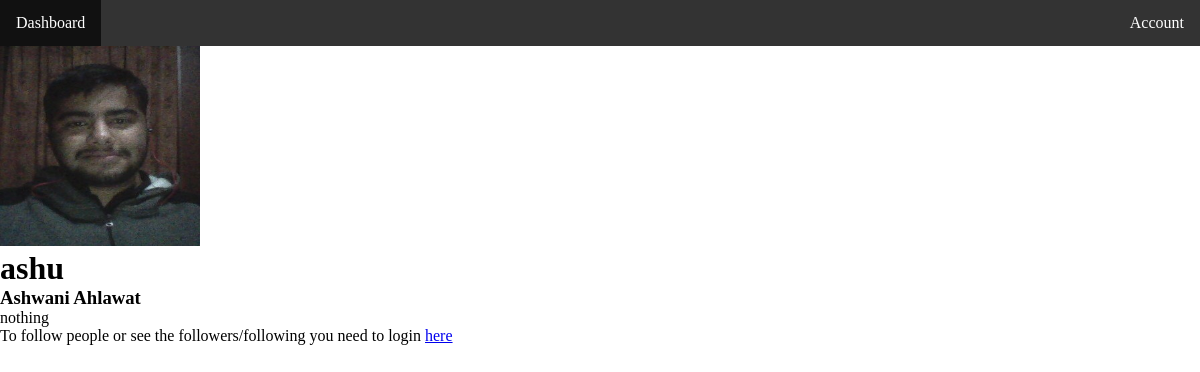
Screenshot of /accounts/profile/ashu with the database file from the repository.
### accounts/models.py (models this page shows, shortened)
class Profile(models.Model):
    gender_choices = (
        ("Male","Male"),
        ("Female", "Female"),
        ("Other", "Other")
    )
    user = models.OneToOneField(User, models.CASCADE)
    about = models.TextField(blank=True)
    dp = models.ImageField(default = "images/defaults/dp.png", upload_to = "images/dps/")
    phone = models.CharField(blank=True, max_length=13)
    gender = models.CharField(blank=True, choices=gender_choices, max_length=7)
    bday = models.DateField(blank=True,null=True)
    followers = models.ManyToManyField('self',blank=True,related_name='user_followers',symmetrical=False)
    following = models.ManyToManyField('self',blank=True,related_name='user_following',symmetrical=False)
    edited = models.DateTimeField(auto_now=True)

### accounts/views.py (the view, shortened to what this page needs)
# urls.py: path('profile/<str:username>', views.profile_other),
def profile_other(request, username):
    followed = False
    try:
        user_other = User.objects.get(username=username)
        profile_other = Profile.objects.get(user = user_other)
    except Exception as e:
        print(e)
        profile_other = None
    data = {
        "profile" : profile_other,
        "followed" : followed
    }
    return render(request, "accounts/profile_other.html", data)

### templates/accounts/profile_other.html (shortened to what this page needs)
{% extends 'base.html' %}
{% block content %}
    {% if profile %}
    <div>
        <img src="/media/{{profile.dp}}" alt="" height="200" width="200">
        <h1> {{profile.user.username}} </h1>
        <h3>{{profile.user.first_name}} {{profile.user.last_name}}</h3>
        <p>{{profile.about|linebreaks}}</p>
        {% if request.user.is_authenticated %}
            <form action="" method="post">
                {% csrf_token %}
                {% if followed %}
                    <input type="submit" value="Unfollow">
                {% else %}
                    <input type="submit" value="Follow">
                {% endif %}
            </form>
            <div>
                <h2>Following : {{profile.following.all|length}}</h2>
                <ul>
                    {% for follower in profile.following.all|slice:":10" %}
                        <li>{{follower.user.username}}</li>
                    {% endfor %}
                </ul>
            </div>
            <div>
                <h2>Followers : {{profile.followers.all|length}}</h2>
                <ul>
                    {% for follower in profile.followers.all|slice:":10"  %}
                        <li>{{follower.user.username}}</li>
                    {% endfor %}
                </ul>
            </div>
        {% else %}
            <p>To follow people or see the followers/following you need to login <a href="/accounts/login">here</a></p>
        {% endif %}
    </div>
    {% else %}
    <div>
        User doesn't exist
    </div>
    {% endif %}
{% endblock %}

### media/css/base.css (style rules this page uses)
* { padding: 0; margin: 0; }

### rows the page displays
Profile: dp (picture), user.username "ashu", user.first_name "Ashwani", user.last_name "Ahlawat", about "nothing"
